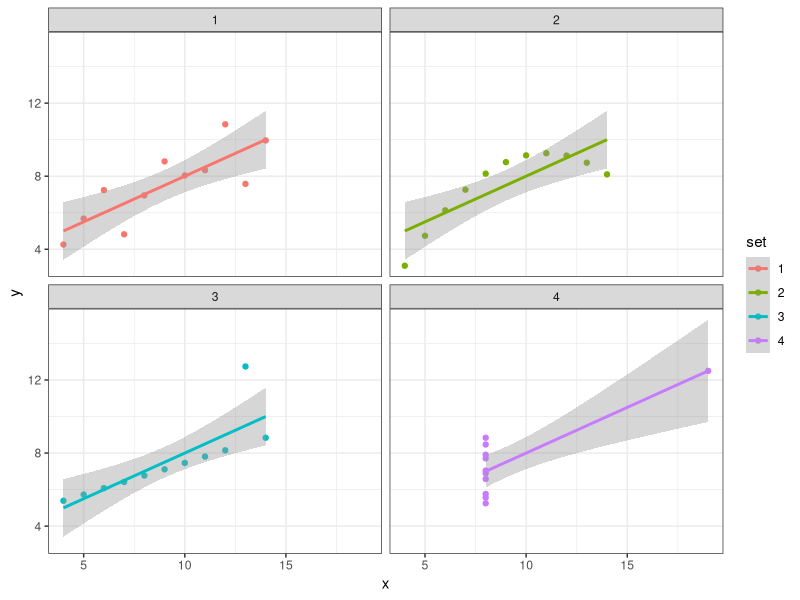
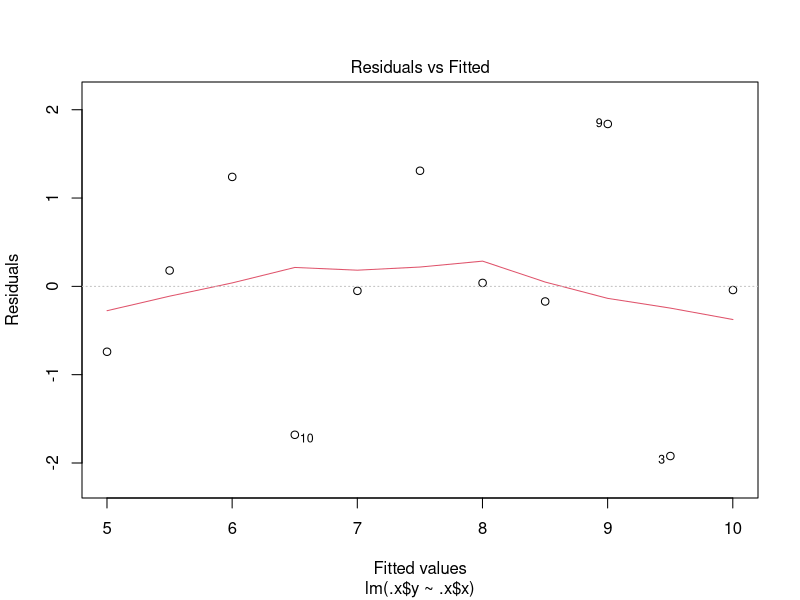
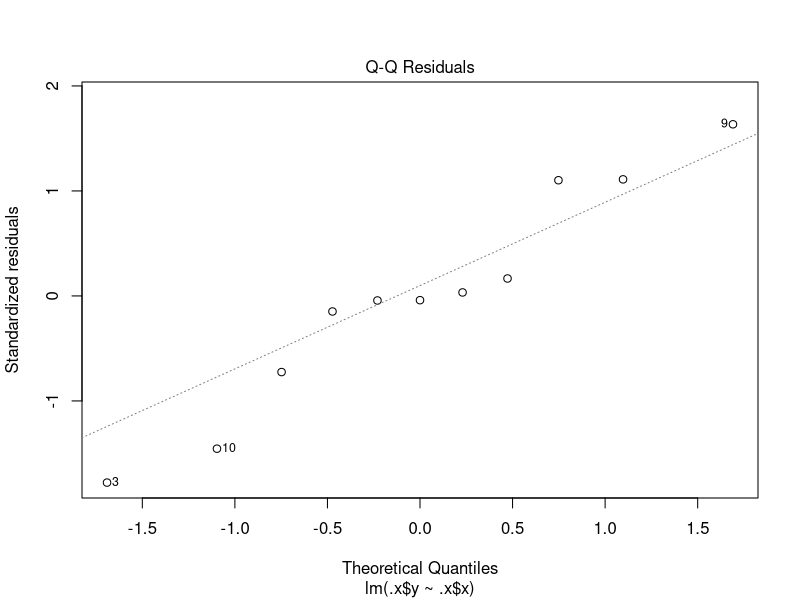
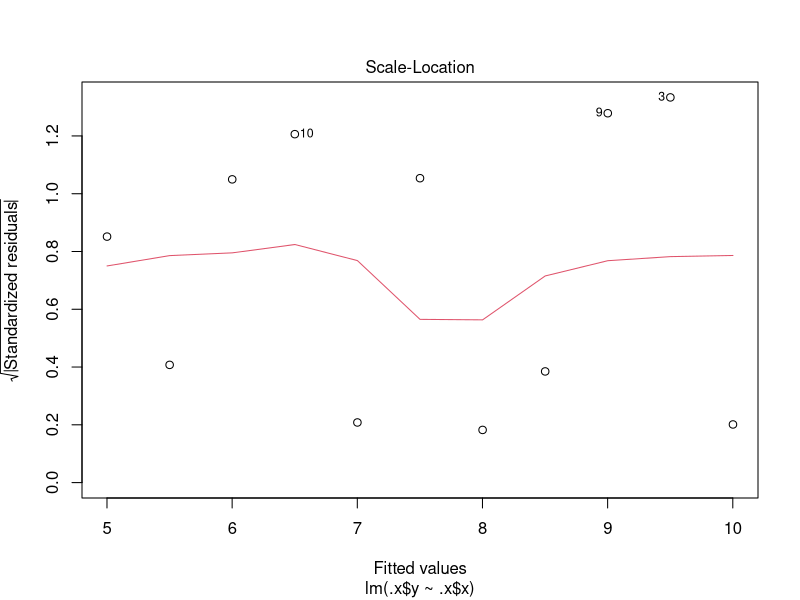
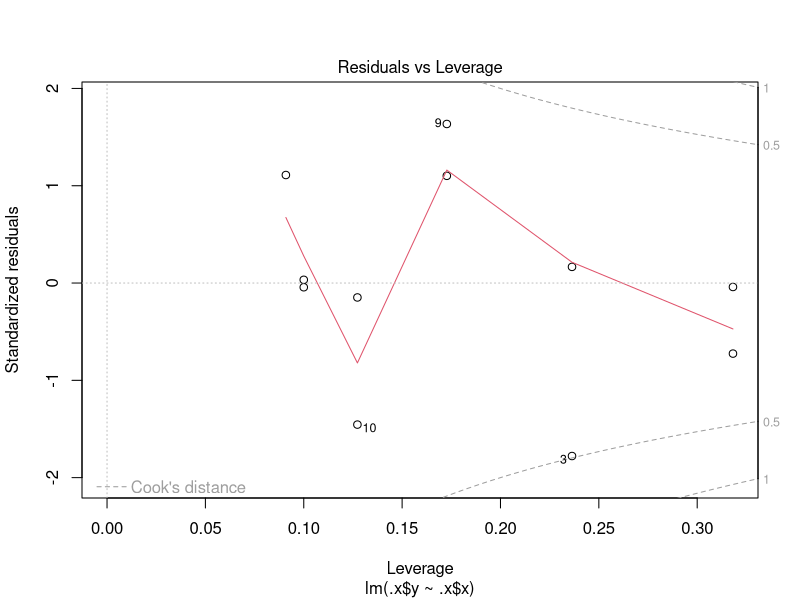
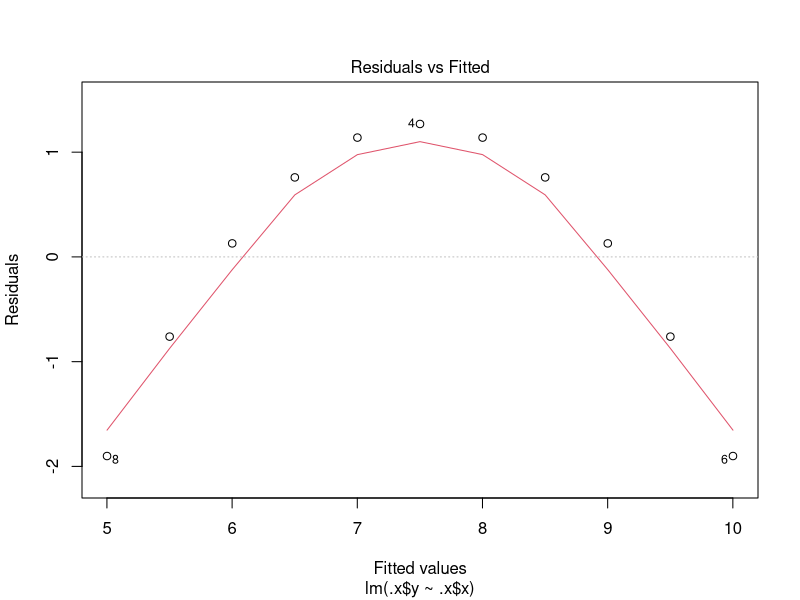
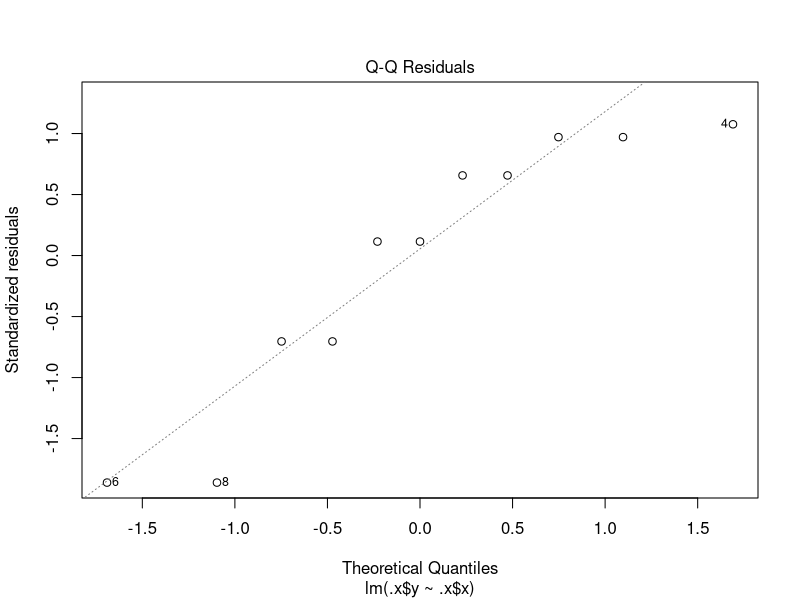
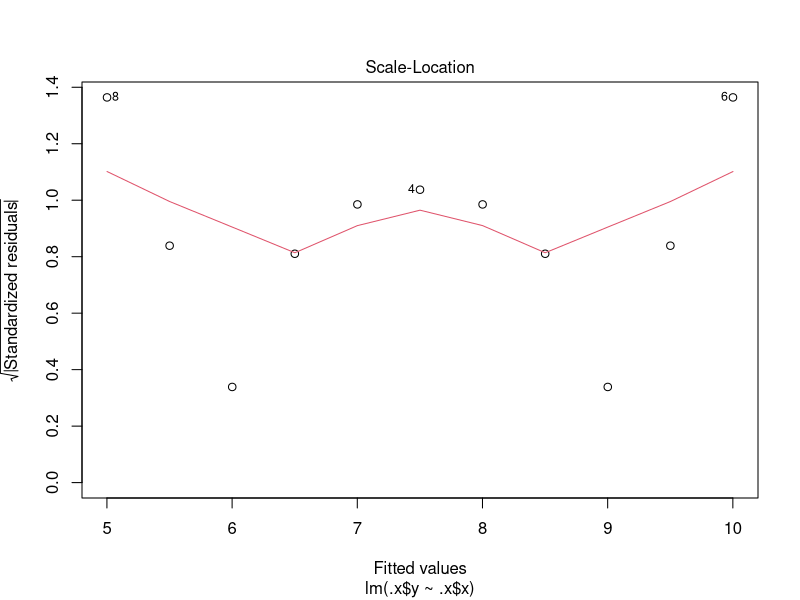

Write R code to recreate these figures, in order.
## ---- chunk 1
library(tidyverse)
## ---- chunk 2
anscombe
## ---- chunk 3
anscombe %>% 
  pivot_longer(everything(),     # Operáciu chceme vykonať nad všetkými stĺpcami
   names_pattern = "(.)(.)",     # Rozbijeme názov stĺpca na dve časti - x1 na x a 1.

   names_to = c(".value", "set") # prvá časť sa použije na priradenie do príslušného stĺpca 
                                 # s hodnotami - x alebo y, druhá do stĺpca "set"
 ) -> ans_long
ans_long
## ---- chunk 4
ans_long %>%
  group_by(set) %>%
  summarize(
    count = n(),
    mean.x = mean(x),
    sd.x = sd(x),
    mean.y = mean(y),
    sd.y = sd(y), 
    rho = cov(x,y),
    .groups = "drop"
  ) 
## ---- chunk 5
library(broom)
ans_long %>% 
  group_by(set) %>%
  summarize(tidy(lm(y~x)),
            .groups = "drop") %>%
  arrange(term)
## ---- chunk 6
library(broom)
ans_long %>% 
  group_by(set) %>%
  summarize(tidy(lm(y~x)))
## ---- chunk 7
library(broom)
ans_long %>% 
  group_by(set) %>%
  do(tidy(lm(y~x, data = .)))
## ---- chunk 8
library(broom)
ans_long %>% 
  group_by(set) %>%
  group_modify(~tidy(lm(.x$y~.x$x)))
## ---- chunk 9
ggplot(data = ans_long, mapping=aes(x=x, y=y, color=set)) + 
  facet_wrap(~set) +
  geom_point() +
  geom_smooth(method="lm") +
  theme_bw()
## ---- chunk 10
ans_long %>% 
  group_by(set) %>%
  group_walk(~plot(lm(.x$y ~ .x$x)))
## ---- chunk 11
ans_long %>% 
  group_by(set) %>%
  do(augment(lm(y~x, data = .), se.fit = TRUE, interval = "confidence")) -> ans_augm
ans_augm
## ---- chunk 12
ggplot(data = ans_augm, mapping = aes(x=.fitted, y=.resid, label = x, color = set)) + 
  facet_wrap(~set) + 
  geom_point() + 
  geom_abline(intercept = 0, slope = 0) +
  theme_bw() 
## ---- chunk 13
ggplot(data = ans_augm, mapping = aes(x=.hat, y=.std.resid, color = .cooksd)) + 
  facet_wrap(~set) + 
  geom_point() + 
  geom_abline(intercept = 0, slope = 0) +
  theme_bw() 
## ---- chunk 14
ggplot(data = ans_augm) + 
  facet_wrap(~set) + 
  geom_ribbon(mapping = aes(x=x, ymin = .lower, ymax = .upper, fill = set), alpha = 0.2) +
  geom_point(mapping = aes(x=x, y=y, color = set)) +
  geom_line(mapping = aes(x=x, y=.fitted, color = set), size = 1) +
  theme_bw() 
## ---- chunk 15
ggplot(data = ans_augm) + 
  facet_wrap(~set) + 
  geom_point(mapping = aes(x=.fitted, y=sqrt(abs(.std.resid)), color = set)) +
  geom_abline(intercept = 0, slope = 0) + 
  theme_bw() 
## ---- chunk 16
ggplot(data = ans_augm, mapping = aes(sample = .resid)) + 
  facet_wrap(~set) + 
  geom_qq() + 
  geom_qq_line()
